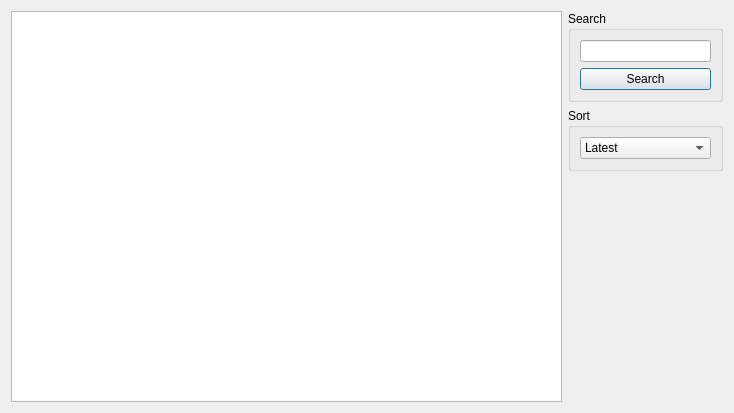
<?xml version="1.0" encoding="UTF-8"?>
<ui version="4.0">
 <class>CEventLog</class>
 <widget class="QDialog" name="CEventLog">
  <property name="geometry">
   <rect>
    <x>0</x>
    <y>0</y>
    <width>734</width>
    <height>409</height>
   </rect>
  </property>
  <property name="windowTitle">
   <string>Events</string>
  </property>
  <layout class="QGridLayout" name="gridLayout">
   <item row="0" column="0" rowspan="3">
    <widget class="QTableView" name="alerts_table">
     <property name="minimumSize">
      <size>
       <width>551</width>
       <height>391</height>
      </size>
     </property>
     <property name="autoFillBackground">
      <bool>true</bool>
     </property>
     <property name="sortingEnabled">
      <bool>true</bool>
     </property>
     <attribute name="horizontalHeaderCascadingSectionResizes">
      <bool>true</bool>
     </attribute>
     <attribute name="horizontalHeaderDefaultSectionSize">
      <number>120</number>
     </attribute>
     <attribute name="horizontalHeaderShowSortIndicator" stdset="0">
      <bool>true</bool>
     </attribute>
     <attribute name="horizontalHeaderStretchLastSection">
      <bool>true</bool>
     </attribute>
    </widget>
   </item>
   <item row="0" column="1">
    <widget class="QGroupBox" name="search_groupBox">
     <property name="maximumSize">
      <size>
       <width>159</width>
       <height>135</height>
      </size>
     </property>
     <property name="layoutDirection">
      <enum>Qt::LayoutDirection::LeftToRight</enum>
     </property>
     <property name="title">
      <string>Search</string>
     </property>
     <layout class="QVBoxLayout" name="verticalLayout">
      <item>
       <widget class="QLineEdit" name="StrToSearch_Edit"/>
      </item>
      <item>
       <widget class="QPushButton" name="TryFind_Button">
        <property name="text">
         <string>Search</string>
        </property>
       </widget>
      </item>
     </layout>
    </widget>
   </item>
   <item row="1" column="1">
    <widget class="QGroupBox" name="sort_groupBox">
     <property name="title">
      <string>Sort</string>
     </property>
     <layout class="QVBoxLayout" name="verticalLayout_2">
      <item>
       <widget class="QComboBox" name="sort_comboBox">
        <item>
         <property name="text">
          <string>Latest</string>
         </property>
        </item>
        <item>
         <property name="text">
          <string>Oldest</string>
         </property>
        </item>
       </widget>
      </item>
     </layout>
    </widget>
   </item>
   <item row="2" column="1">
    <spacer name="verticalSpacer">
     <property name="orientation">
      <enum>Qt::Orientation::Vertical</enum>
     </property>
     <property name="sizeHint" stdset="0">
      <size>
       <width>20</width>
       <height>247</height>
      </size>
     </property>
    </spacer>
   </item>
  </layout>
 </widget>
 <resources/>
 <connections/>
</ui>
